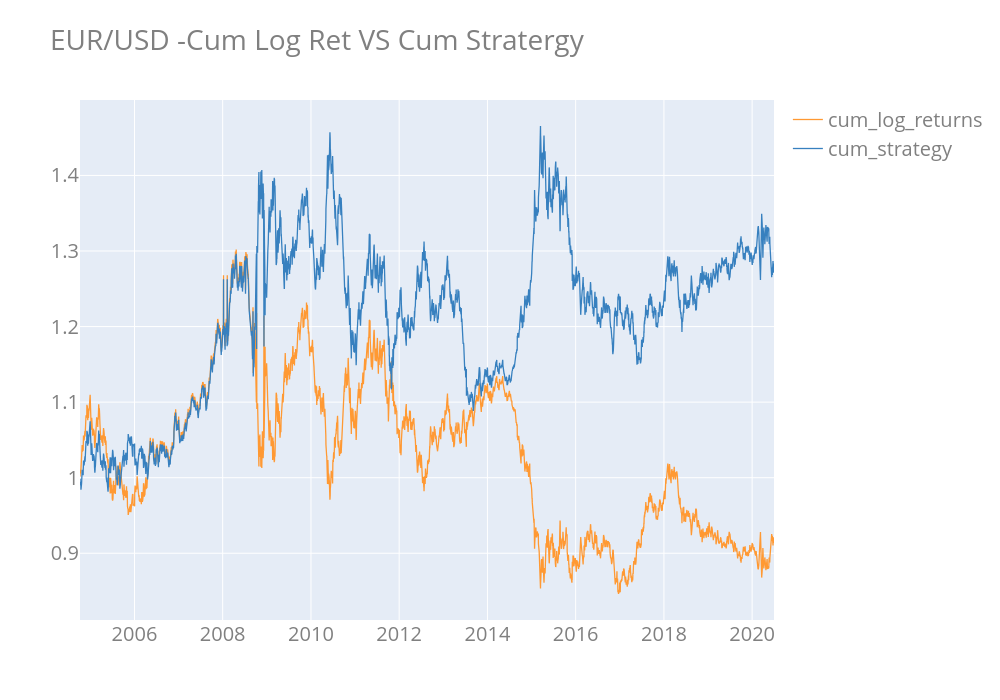

The notebook cell saved with this chart:
### Code cell
data[["cum_log_returns", "cum_strategy"]].iplot(kind = "line",
                                                xTitle = "Date",
                                                yTitle = "Values",
                                                fontsize = 12 ,
                                                layout = {"title" : "EUR/USD -Cum Log Ret VS Cum Stratergy", 
                                                          "font":{"color":"grey",
                                                                  "size":20},
                                                          "width":1000 , 
                                                          "height":700 , 
                                                          "hovermode":"x"})
plt.show()

### Figure 1 — Plotly figure (JSON) as saved in the notebook; plotly's stock layout.template omitted (floating-point values rounded to 4 significant figures; data arrays with more than 128 entries replaced by an {"elided": "..."} marker saying what was removed)
{"data": [{"line": {"color": "rgba(255, 153, 51, 1.0)", "dash": "solid", "shape": "linear", "width": 1.3}, "mode": "lines", "name": "cum_log_returns", "text": "", "type": "scatter", "x": {"elided": "4075 str values"}, "y": {"elided": "4075 float values"}}, {"line": {"color": "rgba(55, 128, 191, 1.0)", "dash": "solid", "shape": "linear", "width": 1.3}, "mode": "lines", "name": "cum_strategy", "text": "", "type": "scatter", "x": {"elided": "4075 str values"}, "y": {"elided": "4075 float values"}}], "layout": {"font": {"color": "grey", "size": 20}, "height": 700, "hovermode": "x", "title": {"text": "EUR/USD -Cum Log Ret VS Cum Stratergy"}, "width": 1000}}
